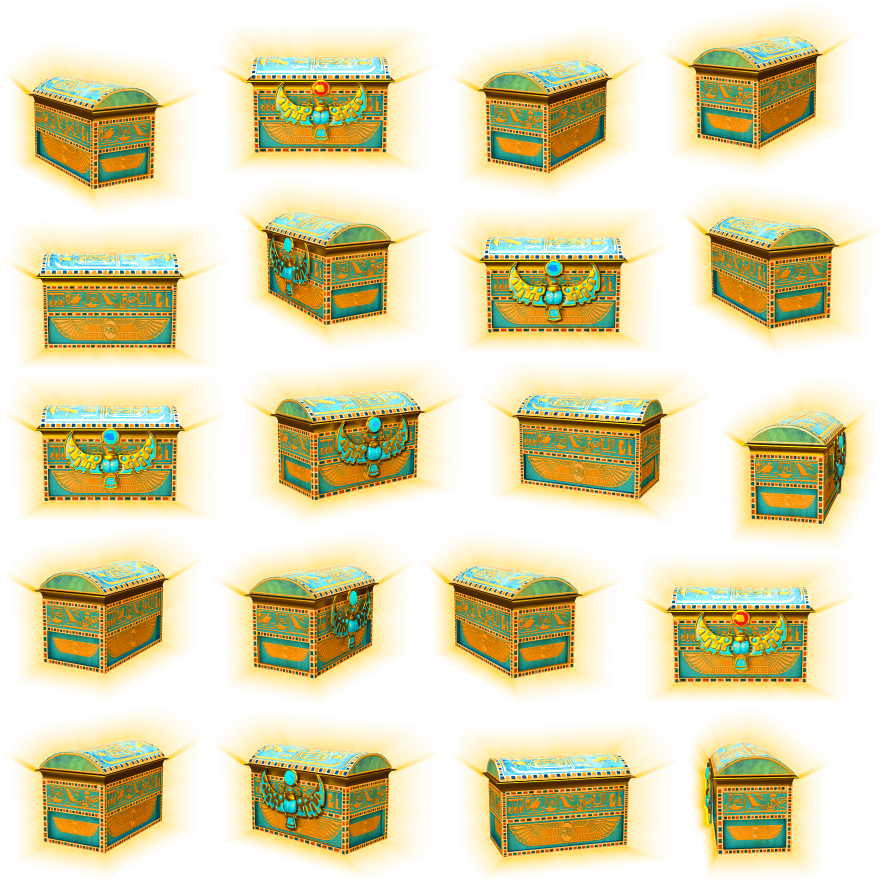
#> input picture rebuild/assets/efca029b5ef41654da3e3a712c28e506.png, 1772 x 1765 px (shown at 1/2 size)
$ python extract_sprites.py
#> lines starting #> are read from the running program, lines starting #| are printed output that depends on the picture
#!/usr/bin/env python3
"""
Extract individual sprites from sprite sheets
"""
from PIL import Image
import os

ASSETS_DIR = "assets"
OUTPUT_DIR = "sprites"

# Sprite definitions from HAR analysis
# Format: (sprite_name, source_png, x, y, width, height)
SPRITES = [
    # Background - efca029b5ef41654da3e3a712c28e506.png contains s_bg
    ("bg", "efca029b5ef41654da3e3a712c28e506.png", 0, 0, 1777, 999),

    # Columns - 835313e3eadfa7b4187f44724febc8c2.png contains s_column
    ("column", "835313e3eadfa7b4187f44724febc8c2.png", 1093, 157, 234, 888),

    # Reels frame - a3eb2babeac67a04cb04c41f4ab1dae2.png contains s_reels_frame_normal
    ("reels_frame", "a3eb2babeac67a04cb04c41f4ab1dae2.png", 0, 2, 1509, 823),

    # Title - 2f7fc52209ccd5b4d821281ff6932a12.png contains s_title
    ("title", "2f7fc52209ccd5b4d821281ff6932a12.png", 0, 0, 924, 109),

    # Main symbol (Cleopatra/Pharaoh) - 23bfabb9d5ef72343b051b518fe1a995.png
    ("symbol01", "23bfabb9d5ef72343b051b518fe1a995.png", 0, 1572, 434, 435),

    # Card symbols - 20d7ad009ff2a804684180e437657b33.png
    ("symbol_Q", "20d7ad009ff2a804684180e437657b33.png", 0, 539, 298, 290),  # symbol03
    ("symbol_J", "20d7ad009ff2a804684180e437657b33.png", 0, 298, 274, 239),  # symbol04
    ("symbol_10", "20d7ad009ff2a804684180e437657b33.png", 615, 612, 183, 217),  # symbol05
    ("symbol_9", "20d7ad009ff2a804684180e437657b33.png", 583, 215, 233, 163),  # symbol06
    ("symbol_K", "20d7ad009ff2a804684180e437657b33.png", 158, 2, 153, 141),  # symbol07
    ("symbol_A", "20d7ad009ff2a804684180e437657b33.png", 653, 61, 165, 152),  # symbol08

    # Scarab/Book symbols - try different textures
    ("symbol02_scarab", "d382e624bd6f17e43b3be7022061a3ca.png", 0, 0, 300, 300),
    ("symbol_ankh", "82e05b072d00acf4bb721c2c3773a815.png", 0, 0, 300, 300),

    # Fire frames - cdc881ba8688bc94fa31907e495e5db8.png or 1adb931445255fa459f1947dbd64864d.png
    ("fire_00", "cdc881ba8688bc94fa31907e495e5db8.png", 464, 2, 462, 456),
    ("fire_01", "cdc881ba8688bc94fa31907e495e5db8.png", 0, 460, 462, 456),
    ("fire_02", "cdc881ba8688bc94fa31907e495e5db8.png", 928, 2, 462, 456),
]

def extract_sprites():
    os.makedirs(OUTPUT_DIR, exist_ok=True)

    for sprite_name, source_file, x, y, w, h in SPRITES:
        source_path = os.path.join(ASSETS_DIR, source_file)
        if not os.path.exists(source_path):
            print(f"Source not found: {source_file}")
            continue

        try:
            img = Image.open(source_path)
#> img is the input picture: PIL image 1772x1765 P; mean R, G, B, A 176.4, 158.9, 53, 96.5
            # Crop the sprite
            sprite = img.crop((x, y, x + w, y + h))
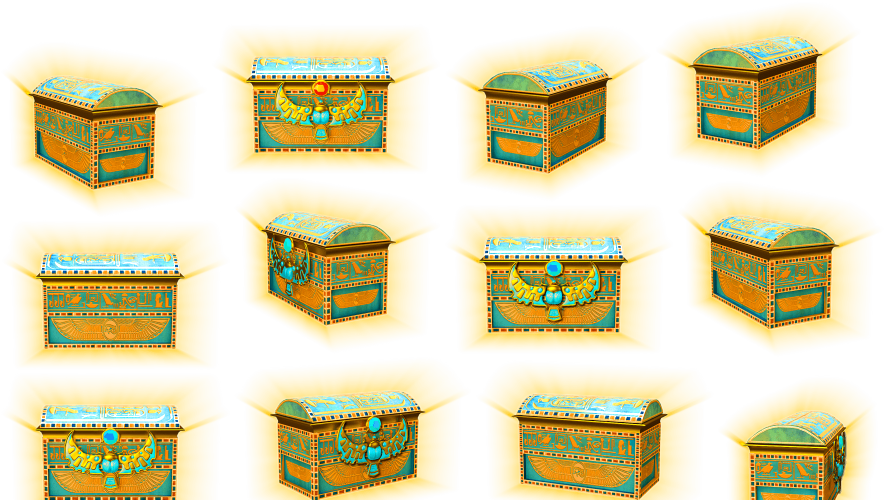
#> sprite: PIL image 1777x999 P (shown at 1/2 size); mean R, G, B, A 178.2, 160.2, 53.1, 100.8; transparent parts drawn white
            output_path = os.path.join(OUTPUT_DIR, f"{sprite_name}.png")
            sprite.save(output_path)
            print(f"Extracted: {sprite_name} ({w}x{h})")
        except Exception as e:
            print(f"Error extracting {sprite_name}: {e}")

if __name__ == "__main__":
    os.chdir(os.path.dirname(os.path.abspath(__file__)))
    extract_sprites()
